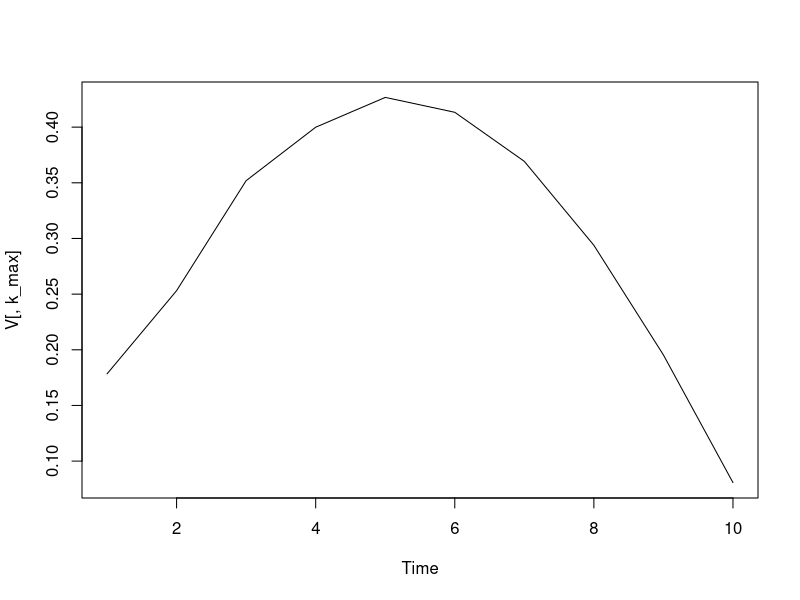
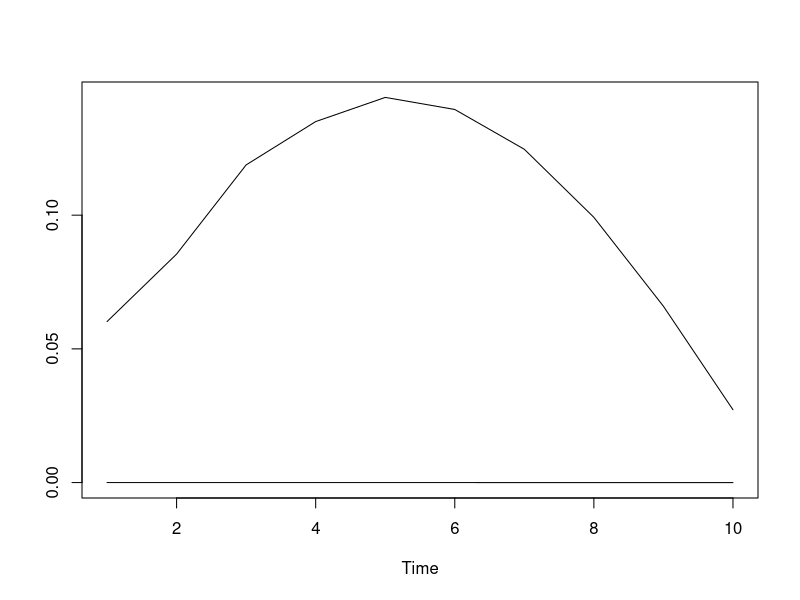
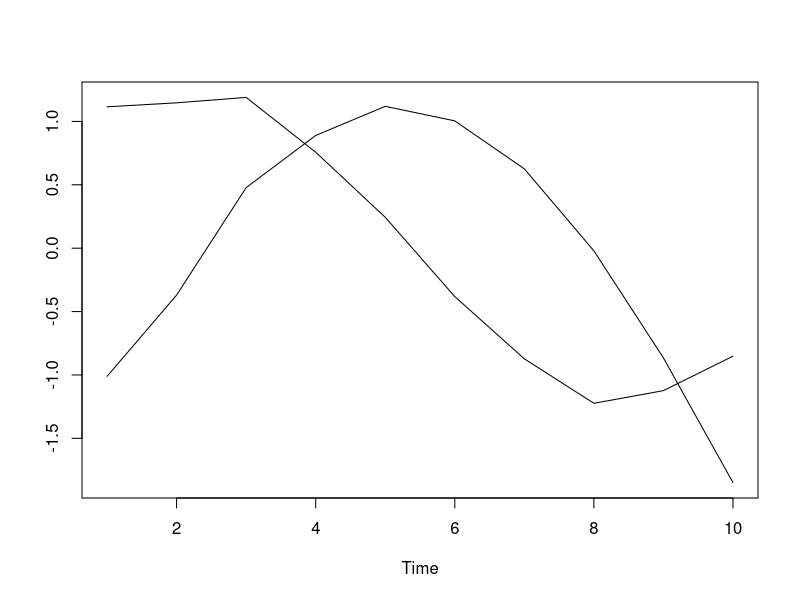
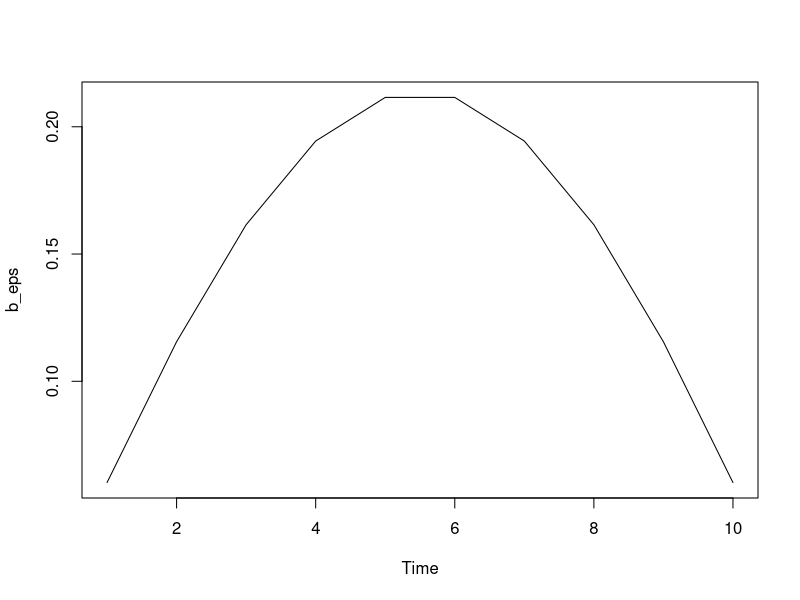
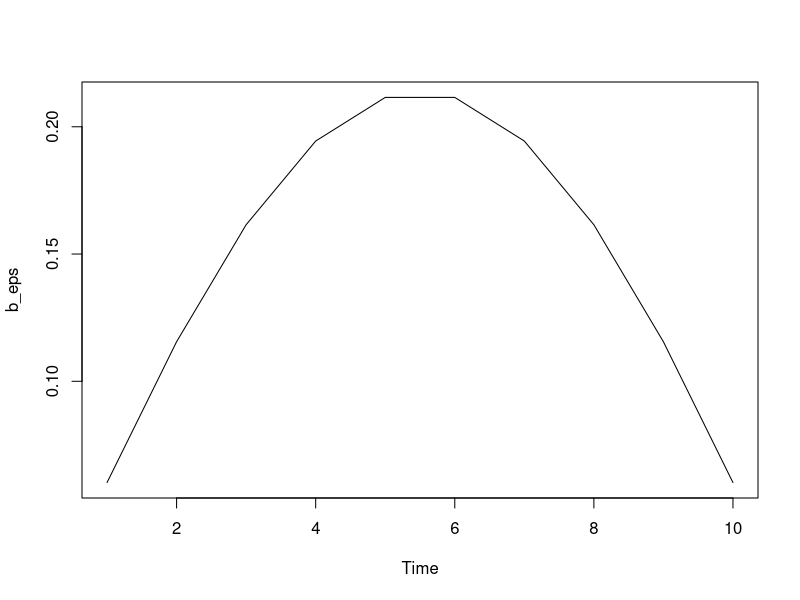
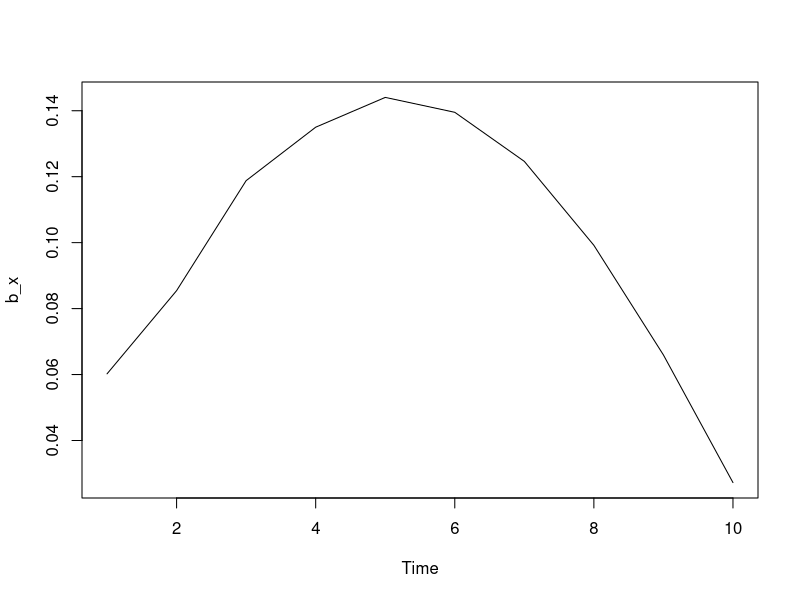
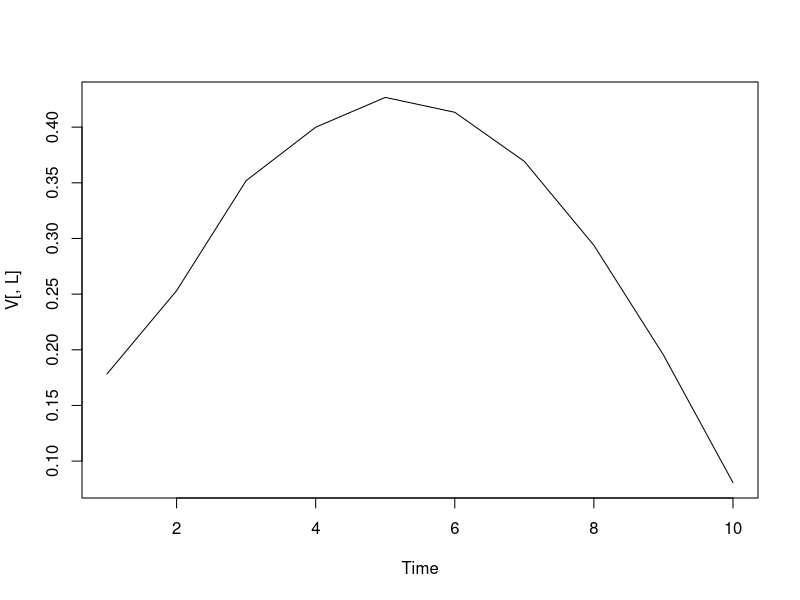
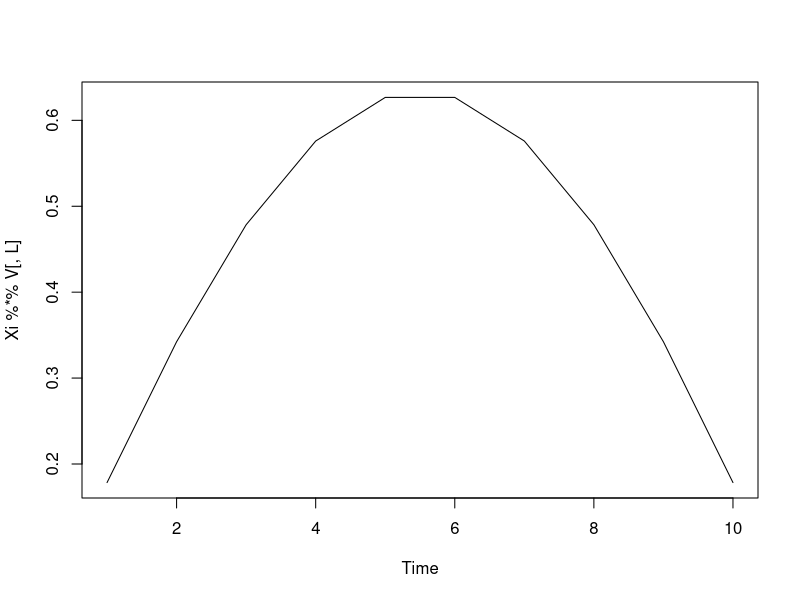

Write R code to recreate these figures, in order.

# This tutorial is under construction

# Tutorial 11: I-SSA and the limiting hard-case of the GTRS problem structure 

# We illustrate and analyze the subtle cancellation of singularities when the 
# Lagrangian parameter approaches or hits the spectral boundary of the Hessian: 
# the lower bound of the region of strict positivity of H=A'A+lambda Q.

# See Wildi 2026c



# ---------------------------------------------------------
# Illustrative Example: Objective vs Autocorrelation Trade-off
# ---------------------------------------------------------

# Set up the problem

# 1. Setup dimensions and matrices
L <- 10

# Summation operator Sigma (lower triangular with 1s)
Sigma <- matrix(0, L, L)
Sigma[lower.tri(Sigma, diag = TRUE)] <- 1

t(Sigma)%*%Sigma

# Stationary MA(1) operator Xi (Toeplitz)
theta <- 0.5
Xi <- matrix(0, L, L)
diag(Xi) <- 1
for(i in 2:L) Xi[i, i-1] <- theta

# Matrix M for lag-1 autocorrelation
M <- matrix(0, L, L)
for(i in 1:(L-1)) {
  M[i, i+1] <- 0.5
  M[i+1, i] <- 0.5
}
VM<-eigen(M)$vectors

# This leads to eigenvector 9
rho_1<-0.8
# This leads to eigenvector 10
rho_1<-0.9
# This leads to eigenvector 10
rho_1<-0.95
rho_1<-eigen(M)$values[1]-0.00001
if (F)
{
  rho_1<--eigen(M)$values[1]+0.00001
  rho_1 <- 0.500       # Target lag-1 autocorrelation
}
# Construct A and Q
A <- Sigma %*% Xi
Q <- t(Xi) %*% (M - rho_1 * diag(L)) %*% Xi

# Find region of invertibility where is Hessian strictly positive
eigenval<-eigen(solve(t(A)%*%A)%*%Q)$values
V<-eigen(solve(t(A)%*%A)%*%Q)$vector
range<-c(-1/max(eigenval),-1/min(eigenval))

# Target vector gamma (e.g., a simple linear trend)
a1<-0.5
# AR(1) target
set.seed(12)
gamma<-rnorm(L)
gamma<-a1^(1:L)/sum(a1^(1:L))



if (F)
{
  gamma <- seq(0, 1, length.out = L)
}


Gamma_0 <- sum(gamma)       # Sum constraint

# Compute effective target in MSE
set.seed(1)
gamma_target<-rnorm(L)
gamma_target<-Sigma%*%Xi%*%gamma

# Select a lambda close to -1/nu_max
lambda<-min(range)-.00000001

H <-  lambda * Q
H <- t(A) %*% A + lambda * Q
det(H)

t(V)%*%H%*%V

t(V)%*%V

H_inv <- solve(H)
idinv<-solve(V)%*%H_inv%*%solve(t(V))
idinv

  
# Calculate mu
num <- sum(H_inv %*% t(A) %*% gamma_target) - Gamma_0
den <- sum(H_inv)
mu <- num / den
  
# Calculate g
g<-t(A) %*% gamma_target - mu * rep(1, L)
# Find largest eigenvalue of H^-1
k_max<-which(abs(diag(idinv))==max(abs(diag(idinv))))
t(g)%*%V[,k_max]
ts.plot(V[,k_max])

t(g)%*%solve(Xi)%*%VM[,1]

solve(Xi)%*%VM[,k_max]/V[,k_max]

idinv%*%t(V)%*%g

# More Penrose inverse
mp_indinv<-idinv
mp_indinv[k_max,k_max]<-0
mp_H_inv<-V%*%mp_indinv%*%t(V)
# Check cointegration constraint
sum(mp_H_inv%*%g)
sum(H_inv%*%g)

ts.plot(cbind(mp_H_inv%*%g,H_inv%*%g))
ts.plot(scale(cbind(mp_H_inv%*%g,H_inv%*%g)))

b_mp<-mp_H_inv%*%g
b<-H_inv%*%g

# b is linear combination of b_mp and V[,k_max]
summary(lm(b~b_mp+V[,k_max]))

b_eps<-Xi%*%H_inv%*%g
ts.plot(b_eps)

# Note: at lower boundary the Rayleigh coefficient is typically larger than rho1
t(b_eps)%*%M%*%b_eps/t(b_eps)%*%b_eps



# Calculate optimal x and filtered y
b_x <- H_inv %*% g
b_eps <- Xi %*% b_x
ts.plot(b_eps) 
t(b_eps)%*%M%*%b_eps/t(b_eps)%*%b_eps


ts.plot(b_x)
ts.plot(V[,L])
b_x/V[,L]

# Xi%*%V[,L] converges to VM[,L]
ts.plot(Xi%*%V[,L])
Xi%*%V[,L]/VM[,1]
V[,L]/solve(Xi)%*%VM[,1]


t(g)%*%V[,L]
t(g)%*%VM[,L]


########################################################################################
########################################################################################
# Example 1
# This leads to the generalized eigenvector V[,9]
rho_1<-0.8
# Construct A and Q
A <- Sigma %*% Xi
Q <- t(Xi) %*% (M - rho_1 * diag(L)) %*% Xi

# Find region of invertibility where is Hessian strictly positive
eigenval<-eigen(solve(t(A)%*%A)%*%Q)$values
V<-eigen(solve(t(A)%*%A)%*%Q)$vector
range<-c(-1/max(eigenval),-1/min(eigenval))

# Select a lambda close to -1/nu_max
lambda<-min(range)-.00000001
# abs(lambda) is not excessively large yet
abs(lambda)

# If lambda is large in absolute value we can approximate t(A) %*% A + lambda * Q by lambda * Q
# In this example abs(lambda) is not very large
H <-  lambda * Q
H <- t(A) %*% A + lambda * Q
H_inv <- solve(H)
idinv<-solve(V)%*%H_inv%*%solve(t(V))
# For rho1=0.8 we see that the last but one (the 9.th) g-eigenvalue  (diagonal element of idinv) is large
# This is because rho1=0.8 is not excessively smooth, so emphasizing the 9-th (instead of 10th) eigenvector is OK.  
# Note: the generalized eigenvalues of the pencil are independent of lambda (they depend on rho1)
# Using the generalized eigenvectors for the spectral decomposition leads to g-eigenvalues of H
# g-eigenvalues depend on lambda
# g-eigenvalues differ from the classic eigenevalues of H based on classic orthogonal spectral decomposition
idinv
# Note: if rho_1 < rho_max (the largest eigenvalue of M), then min(range) is finite (bounded).
# Therefore, lambda in range (range is J_{++}, the region of strict monotonicity of the Hessian) is bounded.
# Consequently, when lambda approaches the lower boundary min(range), the corresponding g_eigenvalue in the inverse Hessian is unbounded
# This result is a bit more tricky when rho_1 to rho_max since then min(range) and thus lambda diverge.
# But the limiting case shows that this also holds at the boundary, i.e., the largest g-eigenvalue diverges.
# This can be tweaked in our code by selecting, e.g., lambda<-min(range)-10^(-10): lambda is 
# closer to min(range) than rho_1 to rho_max.

# Next step: Calculate mu
# This is a crucial step because max g-eigenvalue (here 9th) of H diverges
# Therefore mu `acts' a bit like a scaling, so that the I-SSA solution  becomes MSE optimal
# However, this scaling applies different weights to the generalized eigenvectors. These weights 
# correspond to the spectral weights of the target. In general the spectral weight 
num <- sum(H_inv %*% t(A) %*% gamma_target) - Gamma_0
den <- sum(H_inv)
mu <- num / den

# Calculate g
g<-t(A) %*% gamma_target - mu * rep(1, L)
# Find largest eigenvalue of H^-1
# For rho1=0.8 this is 9
k_max<-which(abs(diag(idinv))==max(abs(diag(idinv))))
k_max
# Recall that 9th eigenvalue was very large: diverges as lambda converges to min(range)
# Accordingly, the spectral weight t(g)%*%V[,k_max] converges to zero since otherwise b would grow unboundedly
t(g)%*%V[,k_max]
# Here's the generalized eigenvector: it is `less smooth' than the last eigenvector
ts.plot(V[,k_max])


# More Penrose inverse
mp_indinv<-idinv
# Replace largest eigenavlue by zero
mp_indinv[k_max,k_max]<-0
mp_H_inv<-V%*%mp_indinv%*%t(V)
# Check cointegration constraint: the cointegration constraint is not satisfied, i.e.,
# V[,k_max] is necessary. The MSE optimal estimate assigns weight to all generalized eigenvectors.
sum(mp_H_inv%*%g)
# Cointegration constraint is met for full inverse
sum(H_inv%*%g)
# Here we see the difference: with and without V[,k_max]
ts.plot(cbind(mp_H_inv%*%g,H_inv%*%g),col=c("blue","black"),main="More Penrose (blue) vs. Full Inverse")
ts.plot(scale(cbind(mp_H_inv%*%g,H_inv%*%g)),col=c("blue","black"),main="Same as above but scaled")

# Compute solution
# Note: if lambda is close to min(range), then b_eps is typically smoother than imposed by rho_1 
b_eps<-Xi%*%H_inv%*%g
ts.plot(b_eps)
# Note: if lambda is close to min(range) then the Rayleigh coefficient is typically larger than rho1
rho_1
t(b_eps)%*%M%*%b_eps/t(b_eps)%*%b_eps





########################################################################################
########################################################################################
# Example 2
# This leads to the generalized eigenvector V[,10]
rho_1<-0.9
# Construct A and Q
A <- Sigma %*% Xi
Q <- t(Xi) %*% (M - rho_1 * diag(L)) %*% Xi

# Find region of invertibility where is Hessian strictly positive
eigenval<-eigen(solve(t(A)%*%A)%*%Q)$values
V<-eigen(solve(t(A)%*%A)%*%Q)$vector
range<-c(-1/max(eigenval),-1/min(eigenval))

# Select a lambda close to -1/nu_max
lambda<-min(range)-.00000001
# abs(lambda) is not excessively large yet
abs(lambda)


# If lambda is large in absolute value we can approximate t(A) %*% A + lambda * Q by lambda * Q
# In this example abs(lambda) is not very large
H <-  lambda * Q
H <- t(A) %*% A + lambda * Q
H_inv <- solve(H)
idinv<-solve(V)%*%H_inv%*%solve(t(V))
# For rho1=0.9 we see that the last  g-eigenvalue (diagonal element of idinv) is large
# This is because rho1=0.9 is already large and requires emphasizing the 10-th eigenvector.  
# Note: the generalized eigenvalues of the pencil are independent of lambda (they depend on rho1)
# Using the generalized eigenvectors for the spectral decomposition leads to g-eigenvalues of H
# g-eigenvalues depend on lambda
# g-eigenvalues differ from the classic eigenevalues of H based on classic orthogonal spectral decomposition
idinv
# Note: if rho_1 < rho_max (the largest eigenvalue of M), then min(range) is finite (bounded).
# Therefore, lambda in range (range is J_{++}, the region of strict monotonicity of the Hessian) is bounded.
# Consequently, when lambda approaches the lower boundary min(range), the corresponding g_eigenvalue in the inverse Hessian is unbounded
# This result is a bit more tricky when rho_1 to rho_max since then min(range) and thus lambda diverge.
# But the limiting case shows that this also holds at the boundary, i.e., the largest g-eigenvalue diverges.
# This can be tweaked in our code by selecting, e.g., lambda<-min(range)-10^(-10): lambda is 
# closer to min(range) than rho_1 to rho_max.

# Calculate mu
# This is a crucial step because max g-eigenvalue (here 10th) of H diverges
# Therefore mu `acts' a bit like a scaling, so that the I-SSA solution  becomes MSE optimal
# However, this scaling applies different weights to the generalized eigenvectors. These weights 
# correspond to the spectral weights of the target. In general the spectral weight 
num <- sum(H_inv %*% t(A) %*% gamma_target) - Gamma_0
den <- sum(H_inv)
mu <- num / den

# Calculate g
g<-t(A) %*% gamma_target - mu * rep(1, L)
# Find largest eigenvalue of H^-1
# For rho1=0.9 this is 10
k_max<-which(abs(diag(idinv))==max(abs(diag(idinv))))
k_max
# Recall that 10th eigenvalue was very large: diverges as lambda converges to min(range)
# Accordingly, the spectral weight t(g)%*%V[,k_max] converges to zero since otherwise b would grow unboundedly
# This is the so-called Hard GTRS Case (Generalized Trust Region Subproblem)
t(g)%*%V[,k_max]
# Here's the generalized eigenvector: it is very smooth (though less so than v_max of M)
ts.plot(V[,k_max])


# More Penrose inverse
mp_indinv<-idinv
# Replace largest eigenavlue by zero
mp_indinv[k_max,k_max]<-0
mp_H_inv<-V%*%mp_indinv%*%t(V)
# Check cointegration constraint: the cointegration constraint is not satisfied, i.e.,
# V[,k_max] is necessary. The MSE optimal estimate assigns weight to all generalized eigenvectors.
# here we see that the sum of filter coefficients of the More Penrose solution massively differs from the true value one
sum(mp_H_inv%*%g)
# Cointegration constraint is met for full inverse
sum(H_inv%*%g)
# Here we see the difference: with and without V[,k_max]
# Note: the importance of V[,k_max] is clearly evident since the More Penrose without V[,k_max] looks quite different
ts.plot(cbind(mp_H_inv%*%g,H_inv%*%g),col=c("blue","black"),main="More Penrose (blue) vs. Full Inverse")
ts.plot(scale(cbind(mp_H_inv%*%g,H_inv%*%g)),col=c("blue","black"),main="Same as above but scaled")

# Compute solution
# Note: if lambda is close to min(range), then b_eps is typically smoother than imposed by rho_1 
b_eps<-Xi%*%H_inv%*%g
ts.plot(b_eps)
# Note: if lambda is close to min(range) then the Rayleigh coefficient is typically larger than rho1
rho_1
t(b_eps)%*%M%*%b_eps/t(b_eps)%*%b_eps


########################################################################################
########################################################################################
# Example 3: here we come close to rho_max
# This leads to eigenvector 10 (i.e. larger smoothness shifts the principal generalized eigenvector)
rho_1<-0.951
# Construct A and Q
A <- Sigma %*% Xi
Q <- t(Xi) %*% (M - rho_1 * diag(L)) %*% Xi

# Find region of invertibility where is Hessian strictly positive
eigenval<-eigen(solve(t(A)%*%A)%*%Q)$values
V<-eigen(solve(t(A)%*%A)%*%Q)$vector
range<-c(-1/max(eigenval),-1/min(eigenval))

# Select a lambda close to -1/nu_max
# lambda is now markedly larger in absolute value 
lambda<-min(range)-.00000001
abs(lambda)

# If lambda is large in absolute value we can approximate t(A) %*% A + lambda * Q by lambda * Q
# In this example abs(lambda) is not very large
H <-  lambda * Q
H <- t(A) %*% A + lambda * Q
H_inv <- solve(H)
idinv<-solve(V)%*%H_inv%*%solve(t(V))
# We see that the last  g-eigenvalue (diagonal element of idinv) is large
# This is because rho1=0.951 is close to rho_max and requires emphasizing the 10-th eigenvector.  
# Note: the generalized eigenvalues of the pencil are independent of lambda (they depend on rho1)
# Using the generalized eigenvectors for the spectral decomposition leads to g-eigenvalues of H
# g-eigenvalues depend on lambda
# g-eigenvalues differ from the classic eigenevalues of H based on classic orthogonal spectral decomposition
idinv
# Note: if rho_1 < rho_max (the largest eigenvalue of M), then min(range) is finite (bounded).
# Therefore, lambda in range (range is J_{++}, the region of strict monotonicity of the Hessian) is bounded.
# Consequently, when lambda approaches the lower boundary min(range), the corresponding g_eigenvalue in the inverse Hessian is unbounded
# This result is a bit more tricky when rho_1 to rho_max since then min(range) and thus lambda diverge.
# But the limiting case shows that this also holds at the boundary, i.e., the largest g-eigenvalue diverges 
# For any rho_1<rho_max. This can be tweaked in our code by selecting, e.g., lambda<-min(range)-10^(-10): lambda is 
# closer to min(range) than rho_1 to rho_max.


# Calculate mu
# This is a crucial step because max g-eigenvalue (here 10th) of H diverges
# Therefore mu `acts' a bit like a scaling, so that the I-SSA solution  becomes MSE optimal
# However, this scaling applies different weights to the generalized eigenvectors. These weights 
# correspond to the spectral weights of the target. In general the spectral weight 
num <- sum(H_inv %*% t(A) %*% gamma_target) - Gamma_0
den <- sum(H_inv)
mu <- num / den

# Calculate g
g<-t(A) %*% gamma_target - mu * rep(1, L)
# Find largest eigenvalue of H^-1
# For rho1=0.9 this is 10
k_max<-which(abs(diag(idinv))==max(abs(diag(idinv))))
k_max
# Recall that 10th eigenvalue was very large: diverges as lambda converges to min(range)
# Accordingly, the spectral weight t(g)%*%V[,k_max] converges to zero since otherwise b would grow unboundedly
# This is the so-called Hard GTRS Case (Generalized Trust Region Subproblem)
t(g)%*%V[,k_max]
# Here's the generalized eigenvector: it is smoother than for rho_1=0.9 in exercise 2 but still less smooth than v_max of M
# Note: generalized eigenvalues and eigenvectors depend on rho_1 (unlike stationary SSA, where A'A is missing in H)
ts.plot(V[,k_max])


# More Penrose inverse
mp_indinv<-idinv
# Replace largest eigenavlue by zero
mp_indinv[k_max,k_max]<-0
mp_H_inv<-V%*%mp_indinv%*%t(V)
# Check cointegration constraint: the cointegration constraint is not satisfied, i.e.,
# V[,k_max] is necessary. The MSE optimal estimate assigns weight to all generalized eigenvectors.
# here we see that the sum of filter coefficients of the More Penrose solution massively differs from the true value one
sum(mp_H_inv%*%g)
# Cointegration constraint is met for full inverse
sum(H_inv%*%g)
# Here we see the difference: with and without V[,k_max]
# Note: the importance of V[,k_max] is clearly evident since the More Penrose without V[,k_max] looks quite different
ts.plot(cbind(mp_H_inv%*%g,H_inv%*%g),col=c("blue","black"),main="More Penrose (blue) vs. Full Inverse")
ts.plot(scale(cbind(mp_H_inv%*%g,H_inv%*%g)),col=c("blue","black"),main="Same as above but scaled")

# Compute solution
# Note: if lambda is close to min(range), then b_eps is typically smoother than imposed by rho_1 
b_eps<-Xi%*%H_inv%*%g
ts.plot(b_eps)
# Note: if lambda is close to min(range) then the Rayleigh coefficient is typically larger than rho1
rho_1
t(b_eps)%*%M%*%b_eps/t(b_eps)%*%b_eps


########################################################################################
########################################################################################
# Example 4: here we are very close to rho_max
# This leads to eigenvector 10 (i.e. larger smoothness shifts the principal generalized eigenvector)
rho_1<-eigen(M)$values[1]-0.0000001
# Construct A and Q
A <- Sigma %*% Xi
Q <- t(Xi) %*% (M - rho_1 * diag(L)) %*% Xi

# Find region of invertibility where is Hessian strictly positive
eigenval<-eigen(solve(t(A)%*%A)%*%Q)$values
V<-eigen(solve(t(A)%*%A)%*%Q)$vector
range<-c(-1/max(eigenval),-1/min(eigenval))

# Select a lambda close to -1/nu_max
# lambda is now very large
lambda<-min(range)-.0000000001
abs(lambda)

# If lambda is large in absolute value we can approximate t(A) %*% A + lambda * Q by lambda * Q
# Let us first use the exact formula
H <-  lambda * Q
H <- t(A) %*% A + lambda * Q
H_inv <- solve(H)
idinv<-solve(V)%*%H_inv%*%solve(t(V))
# We see that the last  g-eigenvalue (diagonal element of idinv) is large
# This is because rho1=0.951 is close to rho_max and requires emphasizing the 10-th eigenvector.  
# Note: the generalized eigenvalues of the pencil are independent of lambda (they depend on rho1)
# Using the generalized eigenvectors for the spectral decomposition leads to g-eigenvalues of H
# g-eigenvalues depend on lambda
# g-eigenvalues differ from the classic eigenevalues of H based on classic orthogonal spectral decomposition
idinv
# Note: if rho_1 < rho_max (the largest eigenvalue of M), then min(range) is finite (bounded).
# Therefore, lambda in range (range is J_{++}, the region of strict monotonicity of the Hessian) is bounded.
# Consequently, when lambda approaches the lower boundary min(range), the corresponding g_eigenvalue in the inverse Hessian is unbounded
# This result is a bit more tricky when rho_1 to rho_max since then min(range) and thus lambda diverge.
# But the limiting case shows that this also holds at the boundary, i.e., the largest g-eigenvalue diverges 
# for any rho_1<rho_max. This can be tweaked in our code by selecting, e.g., lambda<-min(range)-10^(-10): lambda is 
# closer to min(range) than rho_1 to rho_max.


# Calculate mu
# This is a crucial step because max g-eigenvalue (here 10th) of H diverges
# Therefore mu `acts' a bit like a scaling, so that the I-SSA solution  becomes MSE optimal
# However, this scaling applies different weights to the generalized eigenvectors. These weights 
# correspond to the spectral weights of the target. In general the spectral weight 
num <- sum(H_inv %*% t(A) %*% gamma_target) - Gamma_0
den <- sum(H_inv)
mu <- num / den

# Calculate g
g<-t(A) %*% gamma_target - mu * rep(1, L)
# Find largest eigenvalue of H^-1
# For rho1=0.9 this is 10
k_max<-which(abs(diag(idinv))==max(abs(diag(idinv))))
k_max
# Recall that 10th eigenvalue was very large: diverges as lambda converges to min(range)
# Accordingly, the spectral weight t(g)%*%V[,k_max] converges to zero since otherwise b would grow unboundedly
# This is the so-called Hard GTRS Case (Generalized Trust Region Subproblem)
t(g)%*%V[,k_max]
# Here's the generalized eigenvector: it is smoother than for rho_1=0.9 in exercise 2 but still less smooth than v_max of M
# Note: generalized eigenvalues and eigenvectors depend on rho_1 (unlike stationary SSA, where A'A is missing in H)
ts.plot(V[,k_max])


# More Penrose inverse
mp_indinv<-idinv
# Replace largest eigenavlue by zero
mp_indinv[k_max,k_max]<-0
mp_H_inv<-V%*%mp_indinv%*%t(V)
# Check cointegration constraint: the cointegration constraint is not satisfied, i.e.,
# V[,k_max] is necessary. The MSE optimal estimate assigns weight to all generalized eigenvectors.
# here we see that the sum of filter coefficients of the More Penrose solution massively differs from the true value one
sum(mp_H_inv%*%g)
# Cointegration constraint is met for full inverse
sum(H_inv%*%g)
# Here we see the difference: with and without V[,k_max]
# Note: the importance of V[,k_max] is clearly evident since the More Penrose without V[,k_max] looks quite different
ts.plot(cbind(mp_H_inv%*%g,H_inv%*%g),col=c("blue","black"),main="More Penrose (blue) vs. Full Inverse")
ts.plot(scale(cbind(mp_H_inv%*%g,H_inv%*%g)),col=c("blue","black"),main="Same as above but scaled")

# Compute solution
# Note: if lambda is close to min(range), then b_eps is typically smoother than imposed by rho_1 
b_eps<-Xi%*%H_inv%*%g
ts.plot(b_eps)
# Note: if lambda is close to min(range) then the Rayleigh coefficient is typically larger than rho1
# But here rho_1 is very close to rho_max, so both numbers are virtually identical
rho_1
t(b_eps)%*%M%*%b_eps/t(b_eps)%*%b_eps


########################################################################################
########################################################################################
# Example 5: as example 4 but we use approximate expression for Hessian
# Let us now use this approximate expression
H <-  lambda * Q
H_inv <- solve(H)
idinv<-solve(V)%*%H_inv%*%solve(t(V))
# The main difference is that the last eigenvalue is no more very large!!!!
# This will be accounted for by mu below!!!
idinv


# Calculate mu
# This is a crucial step because max g-eigenvalue (here 10th) of H diverges
# Therefore mu `acts' a bit like a scaling, so that the I-SSA solution  becomes MSE optimal
# However, this scaling applies different weights to the generalized eigenvectors. These weights 
# correspond to the spectral weights of the target. In general the spectral weight 
num <- sum(H_inv %*% t(A) %*% gamma_target) - Gamma_0
den <- sum(H_inv)
mu <- num / den

# Calculate g
g<-t(A) %*% gamma_target - mu * rep(1, L)
# Find largest eigenvalue of H^-1
# For rho1=0.9 this is 10
k_max<-which(abs(diag(idinv))==max(abs(diag(idinv))))
k_max
# The main difference to exercise 4 is that t(g)%*%V[,k_max] is not vanishing but gets larger:
# The modified spectral weight (due to modified mu) assigns increasing weight to V[,k_max]. This is necessary 
# because the corresponding eigenvalue is not diverging anymore because A'A is missing in Hessian H. 
t(g)%*%V[,k_max]
# Here's the generalized eigenvector: it is smoother than for rho_1=0.9 in exercise 2 but still less smooth than v_max of M
# Note: generalized eigenvalues and eigenvectors depend on rho_1 (unlike stationary SSA, where A'A is missing in H)
ts.plot(V[,k_max])


# More Penrose inverse
mp_indinv<-idinv
# Replace largest eigenavlue by zero
mp_indinv[k_max,k_max]<-0
mp_H_inv<-V%*%mp_indinv%*%t(V)
# Check cointegration constraint: the cointegration constraint is not satisfied, i.e.,
# V[,k_max] is necessary. The MSE optimal estimate assigns weight to all generalized eigenvectors.
# here we see that the sum of filter coefficients of the More Penrose solution massively differs from the true value one
sum(mp_H_inv%*%g)
# Cointegration constraint is met for full inverse
sum(H_inv%*%g)
# Here we see the difference: with and without V[,k_max]
# Note: the importance of V[,k_max] is clearly evident since the More Penrose without V[,k_max] looks quite different
ts.plot(cbind(mp_H_inv%*%g,H_inv%*%g),col=c("blue","black"),main="More Penrose (blue) vs. Full Inverse")
ts.plot(scale(cbind(mp_H_inv%*%g,H_inv%*%g)),col=c("blue","black"),main="Same as above but scaled")

# Compute solution
# Note: if lambda is close to min(range), then b_eps is typically smoother than imposed by rho_1 
b_eps<-Xi%*%H_inv%*%g
ts.plot(b_eps)
# Note: if lambda is close to min(range) then the Rayleigh coefficient is typically larger than rho1
rho_1
t(b_eps)%*%M%*%b_eps/t(b_eps)%*%b_eps

#########################################################################################################
#########################################################################################################
# Main result: even if A'A is missing in Hessian H, the solution conforms to HT constraint.
# This shows that approximation H \approx lambda*Q is correct as rho_1 to rho_max, though the mechanism 
# of adjustment through mu and modified spectral weight t(g)%*%V[,k_max] of target is far from trivial.
#########################################################################################################
#########################################################################################################
